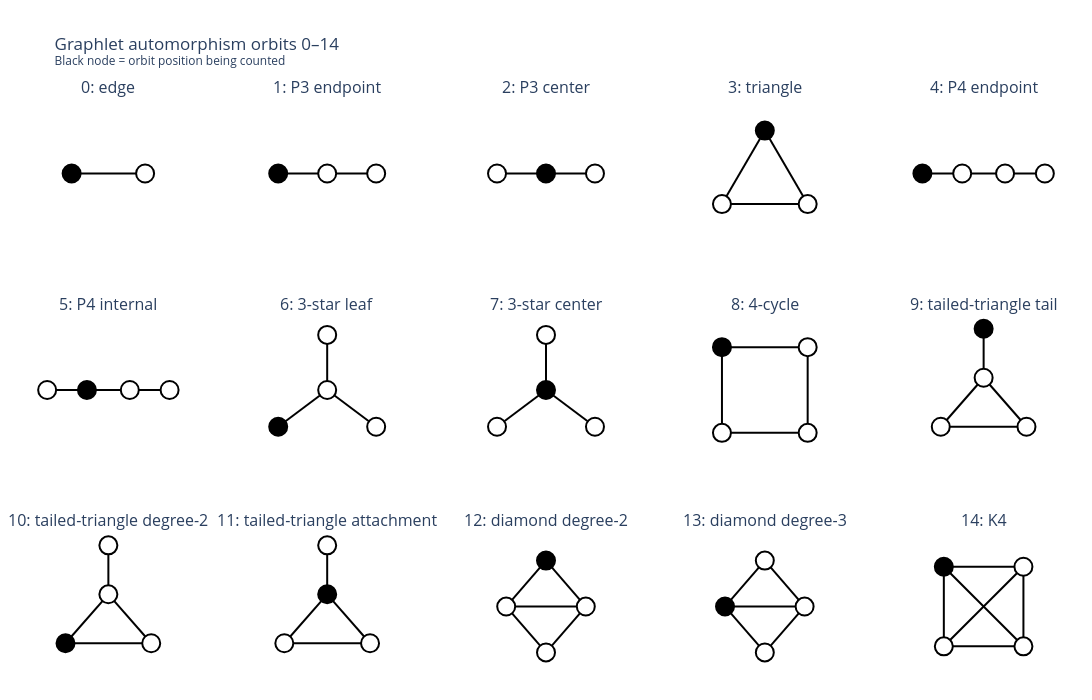

Write notebook code for a chart like this one.
### Code cell
# Plot the graplet orbits
from lib.utils import plot_all_orbits
plot_all_orbits(ORBIT_NAMES)

### Figure 1 — Plotly figure (JSON) as saved in the notebook; plotly's stock layout.template omitted (floating-point values rounded to 4 significant figures)
{"data": [{"hoverinfo": "skip", "line": {"color": "black", "width": 2}, "mode": "lines", "showlegend": false, "type": "scatter", "x": [-0.6, 0.6, null], "xaxis": "x", "y": [0, 0, null], "yaxis": "y"}, {"hoverinfo": "text", "hovertext": ["node 0<br>root / orbit position", "node 1<br>other node"], "marker": {"color": ["black", "white"], "line": {"color": "black", "width": 2}, "size": 18}, "mode": "markers", "showlegend": false, "type": "scatter", "x": [-0.6, 0.6], "xaxis": "x", "y": [0, 0], "yaxis": "y"}, {"hoverinfo": "skip", "line": {"color": "black", "width": 2}, "mode": "lines", "showlegend": false, "type": "scatter", "x": [-0.8, 0, null, 0, 0.8, null], "xaxis": "x2", "y": [0, 0, null, 0, 0, null], "yaxis": "y2"}, {"hoverinfo": "text", "hovertext": ["node 0<br>root / orbit position", "node 1<br>other node", "node 2<br>other node"], "marker": {"color": ["black", "white", "white"], "line": {"color": "black", "width": 2}, "size": 18}, "mode": "markers", "showlegend": false, "type": "scatter", "x": [-0.8, 0, 0.8], "xaxis": "x2", "y": [0, 0, 0], "yaxis": "y2"}, {"hoverinfo": "skip", "line": {"color": "black", "width": 2}, "mode": "lines", "showlegend": false, "type": "scatter", "x": [-0.8, 0, null, 0, 0.8, null], "xaxis": "x3", "y": [0, 0, null, 0, 0, null], "yaxis": "y3"}, {"hoverinfo": "text", "hovertext": ["node 0<br>other node", "node 1<br>root / orbit position", "node 2<br>other node"], "marker": {"color": ["white", "black", "white"], "line": {"color": "black", "width": 2}, "size": 18}, "mode": "markers", "showlegend": false, "type": "scatter", "x": [-0.8, 0, 0.8], "xaxis": "x3", "y": [0, 0, 0], "yaxis": "y3"}, {"hoverinfo": "skip", "line": {"color": "black", "width": 2}, "mode": "lines", "showlegend": false, "type": "scatter", "x": [0, -0.7, null, -0.7, 0.7, null, 0.7, 0, null], "xaxis": "x4", "y": [0.7, -0.5, null, -0.5, -0.5, null, -0.5, 0.7, null], "yaxis": "y4"}, {"hoverinfo": "text", "hovertext": ["node 0<br>root / orbit position", "node 1<br>other node", "node 2<br>other node"], "marker": {"color": ["black", "white", "white"], "line": {"color": "black", "width": 2}, "size": 18}, "mode": "markers", "showlegend": false, "type": "scatter", "x": [0, -0.7, 0.7], "xaxis": "x4", "y": [0.7, -0.5, -0.5], "yaxis": "y4"}, {"hoverinfo": "skip", "line": {"color": "black", "width": 2}, "mode": "lines", "showlegend": false, "type": "scatter", "x": [-1, -0.35, null, -0.35, 0.35, null, 0.35, 1, null], "xaxis": "x5", "y": [0, 0, null, 0, 0, null, 0, 0, null], "yaxis": "y5"}, {"hoverinfo": "text", "hovertext": ["node 0<br>root / orbit position", "node 1<br>other node", "node 2<br>other node", "node 3<br>other node"], "marker": {"color": ["black", "white", "white", "white"], "line": {"color": "black", "width": 2}, "size": 18}, "mode": "markers", "showlegend": false, "type": "scatter", "x": [-1, -0.35, 0.35, 1], "xaxis": "x5", "y": [0, 0, 0, 0], "yaxis": "y5"}, {"hoverinfo": "skip", "line": {"color": "black", "width": 2}, "mode": "lines", "showlegend": false, "type": "scatter", "x": [-1, -0.35, null, -0.35, 0.35, null, 0.35, 1, null], "xaxis": "x6", "y": [0, 0, null, 0, 0, null, 0, 0, null], "yaxis": "y6"}, {"hoverinfo": "text", "hovertext": ["node 0<br>other node", "node 1<br>root / orbit position", "node 2<br>other node", "node 3<br>other node"], "marker": {"color": ["white", "black", "white", "white"], "line": {"color": "black", "width": 2}, "size": 18}, "mode": "markers", "showlegend": false, "type": "scatter", "x": [-1, -0.35, 0.35, 1], "xaxis": "x6", "y": [0, 0, 0, 0], "yaxis": "y6"}, {"hoverinfo": "skip", "line": {"color": "black", "width": 2}, "mode": "lines", "showlegend": false, "type": "scatter", "x": [0, -0.8, null, 0, 0.8, null, 0, 0, null], "xaxis": "x7", "y": [0, -0.6, null, 0, -0.6, null, 0, 0.9, null], "yaxis": "y7"}, {"hoverinfo": "text", "hovertext": ["node 0<br>other node", "node 1<br>root / orbit position", "node 2<br>other node", "node 3<br>other node"], "marker": {"color": ["white", "black", "white", "white"], "line": {"color": "black", "width": 2}, "size": 18}, "mode": "markers", "showlegend": false, "type": "scatter", "x": [0, -0.8, 0.8, 0], "xaxis": "x7", "y": [0, -0.6, -0.6, 0.9], "yaxis": "y7"}, {"hoverinfo": "skip", "line": {"color": "black", "width": 2}, "mode": "lines", "showlegend": false, "type": "scatter", "x": [0, -0.8, null, 0, 0.8, null, 0, 0, null], "xaxis": "x8", "y": [0, -0.6, null, 0, -0.6, null, 0, 0.9, null], "yaxis": "y8"}, {"hoverinfo": "text", "hovertext": ["node 0<br>root / orbit position", "node 1<br>other node", "node 2<br>other node", "node 3<br>other node"], "marker": {"color": ["black", "white", "white", "white"], "line": {"color": "black", "width": 2}, "size": 18}, "mode": "markers", "showlegend": false, "type": "scatter", "x": [0, -0.8, 0.8, 0], "xaxis": "x8", "y": [0, -0.6, -0.6, 0.9], "yaxis": "y8"}, {"hoverinfo": "skip", "line": {"color": "black", "width": 2}, "mode": "lines", "showlegend": false, "type": "scatter", "x": [-0.7, 0.7, null, 0.7, 0.7, null, 0.7, -0.7, null, -0.7, -0.7, null], "xaxis": "x9", "y": [0.7, 0.7, null, 0.7, -0.7, null, -0.7, -0.7, null, -0.7, 0.7, null], "yaxis": "y9"}, {"hoverinfo": "text", "hovertext": ["node 0<br>root / orbit position", "node 1<br>other node", "node 2<br>other node", "node 3<br>other node"], "marker": {"color": ["black", "white", "white", "white"], "line": {"color": "black", "width": 2}, "size": 18}, "mode": "markers", "showlegend": false, "type": "scatter", "x": [-0.7, 0.7, 0.7, -0.7], "xaxis": "x9", "y": [0.7, 0.7, -0.7, -0.7], "yaxis": "y9"}, {"hoverinfo": "skip", "line": {"color": "black", "width": 2}, "mode": "lines", "showlegend": false, "type": "scatter", "x": [0, -0.7, null, -0.7, 0.7, null, 0.7, 0, null, 0, 0, null], "xaxis": "x10", "y": [0.2, -0.6, null, -0.6, -0.6, null, -0.6, 0.2, null, 0.2, 1, null], "yaxis": "y10"}, {"hoverinfo": "text", "hovertext": ["node 0<br>other node", "node 1<br>other node", "node 2<br>other node", "node 3<br>root / orbit position"], "marker": {"color": ["white", "white", "white", "black"], "line": {"color": "black", "width": 2}, "size": 18}, "mode": "markers", "showlegend": false, "type": "scatter", "x": [0, -0.7, 0.7, 0], "xaxis": "x10", "y": [0.2, -0.6, -0.6, 1], "yaxis": "y10"}, {"hoverinfo": "skip", "line": {"color": "black", "width": 2}, "mode": "lines", "showlegend": false, "type": "scatter", "x": [0, -0.7, null, -0.7, 0.7, null, 0.7, 0, null, 0, 0, null], "xaxis": "x11", "y": [0.2, -0.6, null, -0.6, -0.6, null, -0.6, 0.2, null, 0.2, 1, null], "yaxis": "y11"}, {"hoverinfo": "text", "hovertext": ["node 0<br>other node", "node 1<br>root / orbit position", "node 2<br>other node", "node 3<br>other node"], "marker": {"color": ["white", "black", "white", "white"], "line": {"color": "black", "width": 2}, "size": 18}, "mode": "markers", "showlegend": false, "type": "scatter", "x": [0, -0.7, 0.7, 0], "xaxis": "x11", "y": [0.2, -0.6, -0.6, 1], "yaxis": "y11"}, {"hoverinfo": "skip", "line": {"color": "black", "width": 2}, "mode": "lines", "showlegend": false, "type": "scatter", "x": [0, -0.7, null, -0.7, 0.7, null, 0.7, 0, null, 0, 0, null], "xaxis": "x12", "y": [0.2, -0.6, null, -0.6, -0.6, null, -0.6, 0.2, null, 0.2, 1, null], "yaxis": "y12"}, {"hoverinfo": "text", "hovertext": ["node 0<br>root / orbit position", "node 1<br>other node", "node 2<br>other node", "node 3<br>other node"], "marker": {"color": ["black", "white", "white", "white"], "line": {"color": "black", "width": 2}, "size": 18}, "mode": "markers", "showlegend": false, "type": "scatter", "x": [0, -0.7, 0.7, 0], "xaxis": "x12", "y": [0.2, -0.6, -0.6, 1], "yaxis": "y12"}, {"hoverinfo": "skip", "line": {"color": "black", "width": 2}, "mode": "lines", "showlegend": false, "type": "scatter", "x": [-0.65, 0.65, null, -0.65, 0, null, -0.65, 0, null, 0.65, 0, null, 0.65, 0, null], "xaxis": "x13", "y": [0, 0, null, 0, 0.75, null, 0, -0.75, null, 0, 0.75, null, 0, -0.75, null], "yaxis": "y13"}, {"hoverinfo": "text", "hovertext": ["node 0<br>other node", "node 1<br>other node", "node 2<br>root / orbit position", "node 3<br>other node"], "marker": {"color": ["white", "white", "black", "white"], "line": {"color": "black", "width": 2}, "size": 18}, "mode": "markers", "showlegend": false, "type": "scatter", "x": [-0.65, 0.65, 0, 0], "xaxis": "x13", "y": [0, 0, 0.75, -0.75], "yaxis": "y13"}, {"hoverinfo": "skip", "line": {"color": "black", "width": 2}, "mode": "lines", "showlegend": false, "type": "scatter", "x": [-0.65, 0.65, null, -0.65, 0, null, -0.65, 0, null, 0.65, 0, null, 0.65, 0, null], "xaxis": "x14", "y": [0, 0, null, 0, 0.75, null, 0, -0.75, null, 0, 0.75, null, 0, -0.75, null], "yaxis": "y14"}, {"hoverinfo": "text", "hovertext": ["node 0<br>root / orbit position", "node 1<br>other node", "node 2<br>other node", "node 3<br>other node"], "marker": {"color": ["black", "white", "white", "white"], "line": {"color": "black", "width": 2}, "size": 18}, "mode": "markers", "showlegend": false, "type": "scatter", "x": [-0.65, 0.65, 0, 0], "xaxis": "x14", "y": [0, 0, 0.75, -0.75], "yaxis": "y14"}, {"hoverinfo": "skip", "line": {"color": "black", "width": 2}, "mode": "lines", "showlegend": false, "type": "scatter", "x": [-0.65, 0.65, null, -0.65, 0.65, null, -0.65, -0.65, null, 0.65, 0.65, null, 0.65, -0.65, null, 0.65, -0.65, null], "xaxis": "x15", "y": [0.65, 0.65, null, 0.65, -0.65, null, 0.65, -0.65, null, 0.65, -0.65, null, 0.65, -0.65, null, -0.65, -0.65, null], "yaxis": "y15"}, {"hoverinfo": "text", "hovertext": ["node 0<br>root / orbit position", "node 1<br>other node", "node 2<br>other node", "node 3<br>other node"], "marker": {"color": ["black", "white", "white", "white"], "line": {"color": "black", "width": 2}, "size": 18}, "mode": "markers", "showlegend": false, "type": "scatter", "x": [-0.65, 0.65, 0.65, -0.65], "xaxis": "x15", "y": [0.65, 0.65, -0.65, -0.65], "yaxis": "y15"}], "layout": {"annotations": [{"font": {"size": 16}, "showarrow": false, "text": "0: edge", "x": 0.084, "xanchor": "center", "xref": "paper", "y": 1, "yanchor": "bottom", "yref": "paper"}, {"font": {"size": 16}, "showarrow": false, "text": "1: P3 endpoint", "x": 0.292, "xanchor": "center", "xref": "paper", "y": 1, "yanchor": "bottom", "yref": "paper"}, {"font": {"size": 16}, "showarrow": false, "text": "2: P3 center", "x": 0.5, "xanchor": "center", "xref": "paper", "y": 1, "yanchor": "bottom", "yref": "paper"}, {"font": {"size": 16}, "showarrow": false, "text": "3: triangle", "x": 0.708, "xanchor": "center", "xref": "paper", "y": 1, "yanchor": "bottom", "yref": "paper"}, {"font": {"size": 16}, "showarrow": false, "text": "4: P4 endpoint", "x": 0.916, "xanchor": "center", "xref": "paper", "y": 1, "yanchor": "bottom", "yref": "paper"}, {"font": {"size": 16}, "showarrow": false, "text": "5: P4 internal", "x": 0.084, "xanchor": "center", "xref": "paper", "y": 0.6267, "yanchor": "bottom", "yref": "paper"}, {"font": {"size": 16}, "showarrow": false, "text": "6: 3-star leaf", "x": 0.292, "xanchor": "center", "xref": "paper", "y": 0.6267, "yanchor": "bottom", "yref": "paper"}, {"font": {"size": 16}, "showarrow": false, "text": "7: 3-star center", "x": 0.5, "xanchor": "center", "xref": "paper", "y": 0.6267, "yanchor": "bottom", "yref": "paper"}, {"font": {"size": 16}, "showarrow": false, "text": "8: 4-cycle", "x": 0.708, "xanchor": "center", "xref": "paper", "y": 0.6267, "yanchor": "bottom", "yref": "paper"}, {"font": {"size": 16}, "showarrow": false, "text": "9: tailed-triangle tail", "x": 0.916, "xanchor": "center", "xref": "paper", "y": 0.6267, "yanchor": "bottom", "yref": "paper"}, {"font": {"size": 16}, "showarrow": false, "text": "10: tailed-triangle degree-2", "x": 0.084, "xanchor": "center", "xref": "paper", "y": 0.2533, "yanchor": "bottom", "yref": "paper"}, {"font": {"size": 16}, "showarrow": false, "text": "11: tailed-triangle attachment", "x": 0.292, "xanchor": "center", "xref": "paper", "y": 0.2533, "yanchor": "bottom", "yref": "paper"}, {"font": {"size": 16}, "showarrow": false, "text": "12: diamond degree-2", "x": 0.5, "xanchor": "center", "xref": "paper", "y": 0.2533, "yanchor": "bottom", "yref": "paper"}, {"font": {"size": 16}, "showarrow": false, "text": "13: diamond degree-3", "x": 0.708, "xanchor": "center", "xref": "paper", "y": 0.2533, "yanchor": "bottom", "yref": "paper"}, {"font": {"size": 16}, "showarrow": false, "text": "14: K4", "x": 0.916, "xanchor": "center", "xref": "paper", "y": 0.2533, "yanchor": "bottom", "yref": "paper"}], "height": 700, "margin": {"b": 20, "l": 20, "r": 20, "t": 100}, "title": {"text": "Graphlet automorphism orbits 0–14<br><sup>Black node = orbit position being counted</sup>"}, "width": 1100, "xaxis": {"anchor": "y", "domain": [0, 0.168], "range": [-1.3, 1.3], "visible": false}, "xaxis10": {"anchor": "y10", "domain": [0.832, 1], "range": [-1.3, 1.3], "visible": false}, "xaxis11": {"anchor": "y11", "domain": [0, 0.168], "range": [-1.3, 1.3], "visible": false}, "xaxis12": {"anchor": "y12", "domain": [0.208, 0.376], "range": [-1.3, 1.3], "visible": false}, "xaxis13": {"anchor": "y13", "domain": [0.416, 0.584], "range": [-1.3, 1.3], "visible": false}, "xaxis14": {"anchor": "y14", "domain": [0.624, 0.792], "range": [-1.3, 1.3], "visible": false}, "xaxis15": {"anchor": "y15", "domain": [0.832, 1], "range": [-1.3, 1.3], "visible": false}, "xaxis2": {"anchor": "y2", "domain": [0.208, 0.376], "range": [-1.3, 1.3], "visible": false}, "xaxis3": {"anchor": "y3", "domain": [0.416, 0.584], "range": [-1.3, 1.3], "visible": false}, "xaxis4": {"anchor": "y4", "domain": [0.624, 0.792], "range": [-1.3, 1.3], "visible": false}, "xaxis5": {"anchor": "y5", "domain": [0.832, 1], "range": [-1.3, 1.3], "visible": false}, "xaxis6": {"anchor": "y6", "domain": [0, 0.168], "range": [-1.3, 1.3], "visible": false}, "xaxis7": {"anchor": "y7", "domain": [0.208, 0.376], "range": [-1.3, 1.3], "visible": false}, "xaxis8": {"anchor": "y8", "domain": [0.416, 0.584], "range": [-1.3, 1.3], "visible": false}, "xaxis9": {"anchor": "y9", "domain": [0.624, 0.792], "range": [-1.3, 1.3], "visible": false}, "yaxis": {"anchor": "x", "domain": [0.7467, 1], "range": [-1.2, 1.2], "scaleanchor": "x", "visible": false}, "yaxis10": {"anchor": "x10", "domain": [0.3733, 0.6267], "range": [-1.2, 1.2], "scaleanchor": "x10", "visible": false}, "yaxis11": {"anchor": "x11", "domain": [0, 0.2533], "range": [-1.2, 1.2], "scaleanchor": "x11", "visible": false}, "yaxis12": {"anchor": "x12", "domain": [0, 0.2533], "range": [-1.2, 1.2], "scaleanchor": "x12", "visible": false}, "yaxis13": {"anchor": "x13", "domain": [0, 0.2533], "range": [-1.2, 1.2], "scaleanchor": "x13", "visible": false}, "yaxis14": {"anchor": "x14", "domain": [0, 0.2533], "range": [-1.2, 1.2], "scaleanchor": "x14", "visible": false}, "yaxis15": {"anchor": "x15", "domain": [0, 0.2533], "range": [-1.2, 1.2], "scaleanchor": "x15", "visible": false}, "yaxis2": {"anchor": "x2", "domain": [0.7467, 1], "range": [-1.2, 1.2], "scaleanchor": "x2", "visible": false}, "yaxis3": {"anchor": "x3", "domain": [0.7467, 1], "range": [-1.2, 1.2], "scaleanchor": "x3", "visible": false}, "yaxis4": {"anchor": "x4", "domain": [0.7467, 1], "range": [-1.2, 1.2], "scaleanchor": "x4", "visible": false}, "yaxis5": {"anchor": "x5", "domain": [0.7467, 1], "range": [-1.2, 1.2], "scaleanchor": "x5", "visible": false}, "yaxis6": {"anchor": "x6", "domain": [0.3733, 0.6267], "range": [-1.2, 1.2], "scaleanchor": "x6", "visible": false}, "yaxis7": {"anchor": "x7", "domain": [0.3733, 0.6267], "range": [-1.2, 1.2], "scaleanchor": "x7", "visible": false}, "yaxis8": {"anchor": "x8", "domain": [0.3733, 0.6267], "range": [-1.2, 1.2], "scaleanchor": "x8", "visible": false}, "yaxis9": {"anchor": "x9", "domain": [0.3733, 0.6267], "range": [-1.2, 1.2], "scaleanchor": "x9", "visible": false}}}
